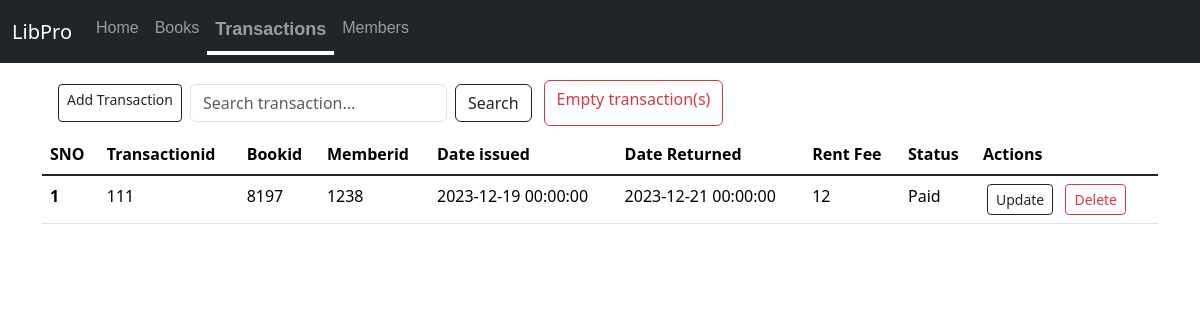
The app's page /transactions, older data.
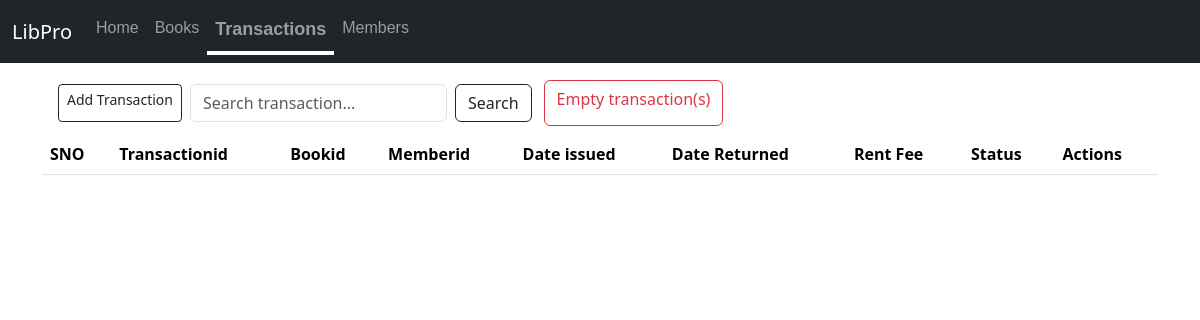
The same page, newer data.
### app.py (models this page shows)
class Transactions(db.Model):
    sno = db.Column(db.Integer, primary_key=True,unique=True)
    Transactionid = db.Column(db.Integer,unique=True)
    bookid = db.Column(db.Integer, nullable=False)
    memberid = db.Column(db.Integer, nullable=False)
    date_issued = db.Column(db.DateTime, nullable=False,default=datetime.date)
    date_returned = db.Column(db.DateTime, nullable=True)
    rent_fee = db.Column(db.Integer, nullable=False)
    status=db.Column(db.String(20),nullable=False)

### app.py (the view, shortened to what this page needs)
@app.route('/<string:table>',methods=['GET','POST'])
def view(table):
    record_class=globals().get(table.capitalize())
    if record_class is None:
        flash("Invalid Operation",'warning')
        return redirect('/')
    else:
        allrecords=record_class.query.all()
        return render_template(f'{table}.html',allrecords=allrecords)

### templates/transactions.html (shortened to what this page needs)
{% extends 'base.html' %}
{% block body %}
<div class="container">
  <div style="display:flex" class="my-2 container">
    <a href="/addrecord/transactions" class="add btn btn-outline-dark btn-sm mx-1 my-1" type="button">Add Transaction</a>
    <form style="width:fit-content" class="d-flex mx-1 my-1" method="POST" action="/search/transactions" role="search">
      <input class="form-control me-2" name="searchitem"  id="searchtran" type="search" placeholder="Search transaction..." aria-label="Search">
      <button class="btn btn-outline-dark"  type="submit">Search</button>
    </form>
    <a class="btn btn-outline-danger mx-2" href="/empty/transactions" type="button">Empty transaction(s)</a>
  </div>
    <table class="table">
        <thead>
          <tr>
            <th scope="col">SNO</th>
            <th scope="col">Transactionid</th>
            <th scope="col">Bookid</th>
            <th scope="col">Memberid</th>
            <th scope="col">Date issued</th>
            <th scope="col">Date Returned</th>
            <th scope="col">Rent Fee</th>
            <th scope="col">Status</th>
            <th scope="col">Actions</th>
          </tr>
        </thead>
        <tbody class="table-group-divider">
          {% for records in allrecords %}
          <tr>
            <th scope="row">{{loop.index}}</th>
            <td>{{records.Transactionid}}</td>
            <td>{{records.bookid}}</td>
            <td>{{records.memberid}}</td>
            <td>{{records.date_issued}}</td>
            <td>{{records.date_returned}}</td>
            <td>{{records.rent_fee}}</td>
            <td>{{records.status}}</td>
            <td>
              <a href="/updaterecord/transactions/{{records.sno}}" class="btn btn-outline-dark btn-sm mx-1">Update</a>
              <a href="/deleterecord/transactions/{{records.sno}}" class="btn btn-outline-danger btn-sm mx-1">Delete</a>
            </td>
          </tr>
          {% endfor %}
        </tbody>
      </table>
</div>
{% endblock body %}

Row changes from the older to the newer data that the page shows:
removed Transactions: Transactionid "111", bookid "8197", memberid "1238", date_issued "2023-12-19 00:00:00", date_returned "2023-12-21 00:00:00", rent_fee "12", status "Paid"
